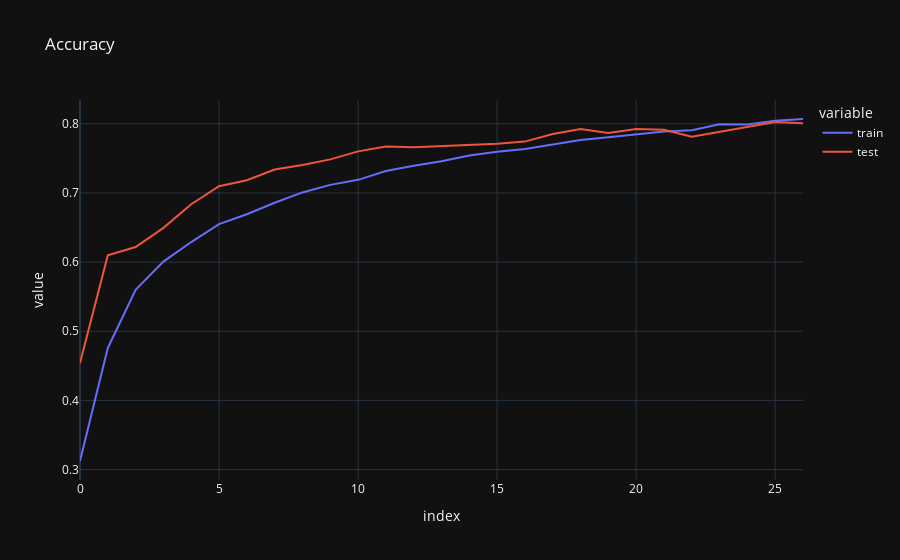

Notebook code for this chart:
### Code cell
accuracy_history = pd.DataFrame({
    'train': history.history['accuracy'],
    'test':  history.history['val_accuracy']
})
px.line(accuracy_history, title='Accuracy')

### Figure 1 — Plotly figure (JSON) as saved in the notebook; plotly's stock layout.template omitted (floating-point values rounded to 4 significant figures)
{"data": [{"hovertemplate": "variable=train<br>index=%{x}<br>value=%{y}<extra></extra>", "legendgroup": "train", "line": {"color": "#636efa", "dash": "solid"}, "marker": {"symbol": "circle"}, "mode": "lines", "name": "train", "orientation": "v", "showlegend": true, "type": "scatter", "x": [0, 1, 2, 3, 4, 5, 6, 7, 8, 9, 10, 11, 12, 13, 14, 15, 16, 17, 18, 19, 20, 21, 22, 23, 24, 25, 26], "xaxis": "x", "y": [0.3124, 0.4759, 0.56, 0.6008, 0.6291, 0.655, 0.6693, 0.6858, 0.7008, 0.7117, 0.719, 0.7318, 0.7393, 0.7459, 0.7543, 0.7597, 0.7637, 0.7704, 0.7765, 0.7807, 0.7845, 0.7888, 0.7908, 0.7995, 0.7991, 0.8046, 0.807], "yaxis": "y"}, {"hovertemplate": "variable=test<br>index=%{x}<br>value=%{y}<extra></extra>", "legendgroup": "test", "line": {"color": "#EF553B", "dash": "solid"}, "marker": {"symbol": "circle"}, "mode": "lines", "name": "test", "orientation": "v", "showlegend": true, "type": "scatter", "x": [0, 1, 2, 3, 4, 5, 6, 7, 8, 9, 10, 11, 12, 13, 14, 15, 16, 17, 18, 19, 20, 21, 22, 23, 24, 25, 26], "xaxis": "x", "y": [0.454, 0.6098, 0.6219, 0.6496, 0.6838, 0.7098, 0.7185, 0.7339, 0.7404, 0.7486, 0.7602, 0.7673, 0.7661, 0.7676, 0.7698, 0.7712, 0.7743, 0.7853, 0.7924, 0.7868, 0.7925, 0.7914, 0.7812, 0.7882, 0.7954, 0.8027, 0.8007], "yaxis": "y"}], "layout": {"legend": {"title": {"text": "variable"}, "tracegroupgap": 0}, "title": {"text": "Accuracy"}, "xaxis": {"anchor": "y", "domain": [0, 1], "title": {"text": "index"}}, "yaxis": {"anchor": "x", "domain": [0, 1], "title": {"text": "value"}}}}
